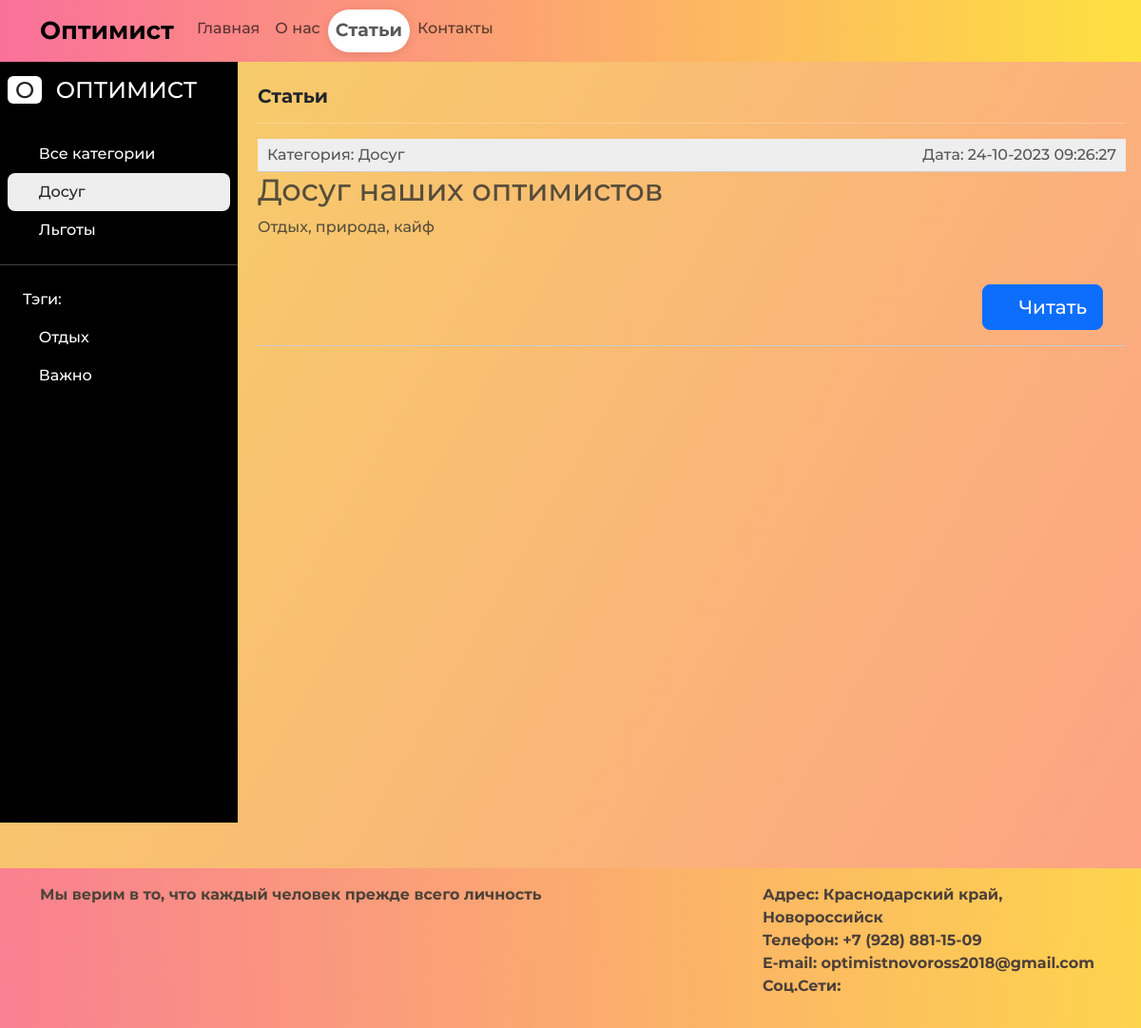
/category/dosug/, run on an earlier commit of the app's database.
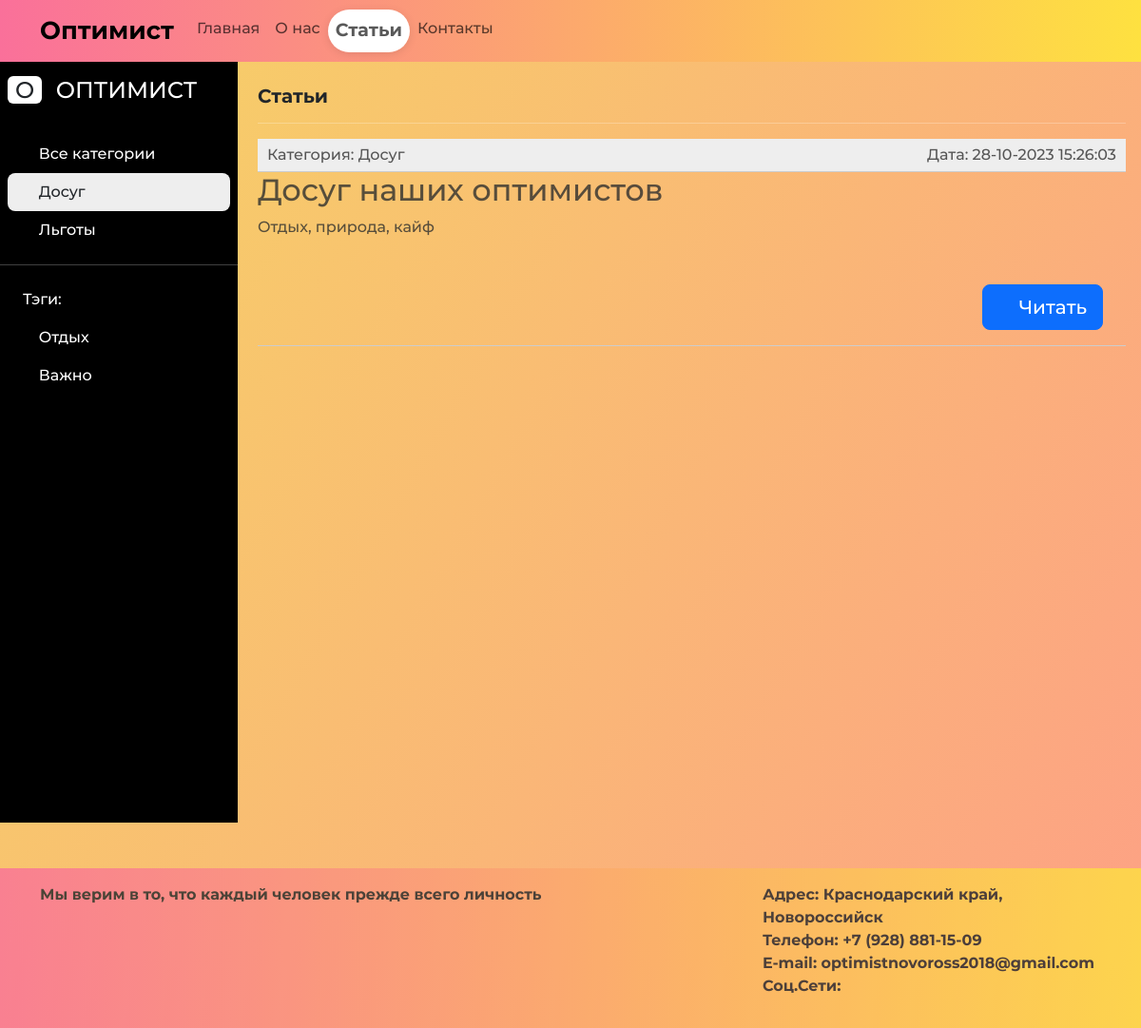
And on a later commit of the database.
### society_main/models.py (models this page shows, shortened)
class TimestampedModel(models.Model):
    time_create = models.DateTimeField(auto_now_add=True, verbose_name="Время создания")
    time_update = models.DateTimeField(auto_now=True, verbose_name="Время изменения")
    class Meta:
        abstract = True

class Post(TimestampedModel):
    class Status(models.IntegerChoices):
        DRAFT = 0, 'Черновик'
        PUBLISHED = 1, 'Опубликовано'
    title = models.CharField(max_length=255, verbose_name="Заголовок")
    slug = models.SlugField(max_length=255, unique=True, db_index=True, verbose_name="URL")
    photo = models.ImageField(upload_to="photos/%Y/%m/%d/", default=None, blank=True, null=True, verbose_name="Фото")
    content = models.TextField(blank=True, verbose_name="Текст статьи")
    tags = models.ManyToManyField('TagPost', blank=True, related_name='tags', verbose_name="Теги")
    is_published = models.BooleanField(choices=tuple(map(lambda x: (bool(x[0]), x[1]), Status.choices)),
                                       default=Status.DRAFT, verbose_name="Статус")
    cat = models.ForeignKey('Category', on_delete=models.PROTECT, verbose_name="Категории")
    video = models.FileField(upload_to='videos/%Y/%m/%d/', default=None, blank=True, null=True, verbose_name="Видео")
    objects = models.Manager()
    published = PublishedManager()
    def get_absolute_url(self):
        return reverse('post', kwargs={'slug': self.slug})
    class Meta:
        verbose_name = 'Статьи'
        verbose_name_plural = 'Статьи'
        ordering = ['-time_create']
        indexes = [
            models.Index(fields=['-time_create'])
        ]

class Category(models.Model):
    name = models.CharField(max_length=100, db_index=True, verbose_name="Категория")
    slug = models.SlugField(max_length=255, unique=True, db_index=True)
    icon = models.CharField(max_length=100)
    class Meta:
        verbose_name = "Категория"
        verbose_name_plural = "Категории"
    def get_absolute_url(self):
        return reverse('category', kwargs={'cat_slug': self.slug})

### society_main/views.py (the view)
# urls.py: path('category/<slug:cat_slug>/', NewsCatsView.as_view(), name='category'),
class NewsCatsView(ListView):
    template_name = 'society_main/news.html'
    context_object_name = 'posts'
    @log
    def get_context_data(self, *, object_list=None, **kwargs):
        context = super().get_context_data(**kwargs)
        cat = context['posts'][0].cat
        context['title'] = 'Категория - ' + cat.name
        context['cat_selected'] = cat.id
        context['active_page'] = 'news'
        return context
    @log
    def get_queryset(self):
        return Post.published.filter(cat__slug=self.kwargs['cat_slug']).select_related('cat')

### society_main/models.py (called while the page is built)
    def get_queryset(self):
        return super().get_queryset().filter(is_published=Post.Status.PUBLISHED)

    def get_absolute_url(self):
        return reverse('tag', kwargs={'tag_slug': self.slug})

### society_main/templatetags/society_main_tags.py (called while the page is built)
@register.inclusion_tag('society_main/list_categories.html')
def show_categories(cat_selected=0):
    cats = Category.objects.all()
    return {'cats': cats, 'cat_selected': cat_selected}

@register.inclusion_tag('society_main/list_tags.html')
def show_all_tags():
    return {"tags": TagPost.objects.all()}

### society_main/templates/society_main/news.html (shortened to what this page needs)
{% extends "society_main/base.html" %}
{% block content %}
<div class="content-wrapper">
    {% include "society_main/components/sidebar.html" %}
    <div class="articles-content">
        <div class="articles-content px-3 pt-4">
            <h2 class="fs-5 fw-bold"> Статьи </h2>
            <hr class="text-white">
            <ul class="list-group list-articles">
                {% for p in posts %}
                    {% if p.is_published %}
                <li>
                    <div class="article-panel">
                        <p class="first">Категория: {{ p.cat.name }}</p>
                        <p class="last">Дата: {{p.time_update|date:"d-m-Y H:i:s"}}</p>
                    </div>
                <li class="list-group-item-action"><h2 class="text-bold">{{p.title}}</h2>
                    {% autoescape off %}
                    {{ p.content|linebreaks|truncatewords:50 }}
                    {% endautoescape %}
                    <div class="d-flex mt-5">
                        <p class="btn btn-lg btn-primary ms-auto me-4"
                           onclick="location.href='{{ p.get_absolute_url }}'">
                            <i class="fa-brands fa-readme"></i> Читать</p>
                    </div>
                </li>
                {% endif %}
                {% endfor %}
            </ul>
        </div>
    </div>
</div>
{% endblock %}

What changed in the data, as far as the page shows it:
changed Post "Досуг наших оптимистов": time_update "24-10-2023 09:26:27" → "28-10-2023 15:26:03"
